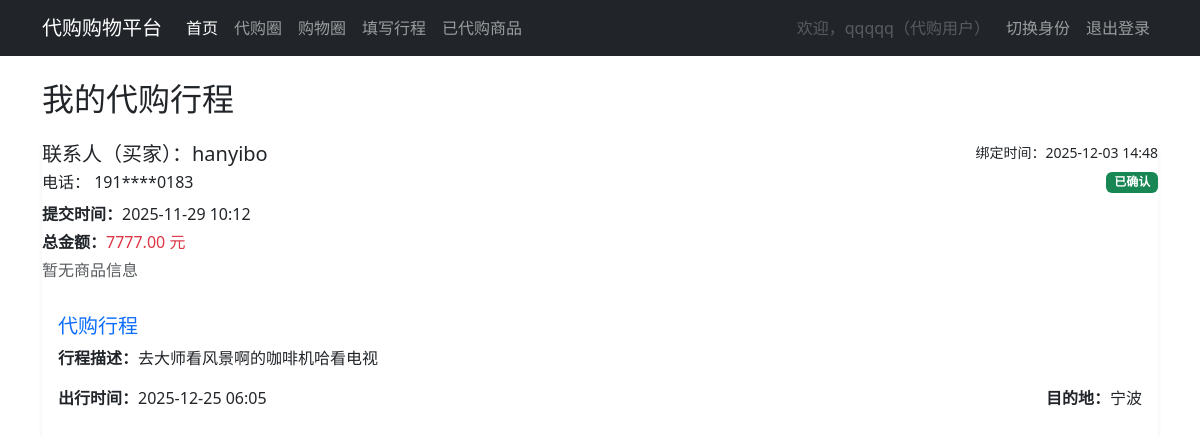
/shopping/purchased_products (signed in), run on the app's committed database.
### app/models/user.py (models this page shows, shortened)
class User(UserMixin, db.Model):
    id = db.Column(db.Integer, primary_key=True)
    username = db.Column(db.String(20), unique=True, nullable=False)
    phone = db.Column(db.String(11), unique=True, nullable=False)
    is_agent = db.Column(db.Boolean, nullable=True)  # True:代购, False:非代购
    created_at = db.Column(db.DateTime, default=datetime.utcnow)
    agent_info = db.relationship('AgentInfo', backref='user', lazy=True, uselist=False)
    shopping_info = db.relationship('ShoppingInfo', backref='user', lazy=True)
    shopping_circle = db.relationship('ShoppingCircle', backref='user', lazy=True, uselist=False)
    buyer_bindings = db.relationship(
        'Binding',
        foreign_keys='Binding.buyer_id',
        backref='buyer_user',
        lazy='dynamic'
    )
    agent_bindings = db.relationship(
        'Binding',
        foreign_keys='Binding.agent_id',
        backref='agent_user',
        lazy='dynamic'
    )

### app/models/binding.py (models this page shows, shortened)
class Binding(db.Model):
    id = db.Column(db.Integer, primary_key=True)
    buyer_id = db.Column(db.Integer, db.ForeignKey('user.id'), nullable=False)
    agent_id = db.Column(db.Integer, db.ForeignKey('user.id'), nullable=False)
    created_at = db.Column(db.DateTime, default=datetime.utcnow)
    status = db.Column(db.String(20), default='pending', nullable=False)  # pending/confirmed/canceled
    buyer = db.relationship('User', foreign_keys=[buyer_id], backref='bindings_as_buyer')
    agent = db.relationship('User', foreign_keys=[agent_id], backref='bindings_as_agent')
    __table_args__ = (db.UniqueConstraint('buyer_id', 'agent_id', name='unique_buyer_agent'),)

### app/models/shopping.py (models this page shows)
class ShoppingCircle(db.Model):
    id = db.Column(db.Integer, primary_key=True)
    user_id = db.Column(db.Integer, db.ForeignKey('user.id'), unique=True, nullable=False)
    total_price = db.Column(db.Float, nullable=False)
    submit_time = db.Column(db.DateTime, default=datetime.utcnow)

### app/models/agent.py (models this page shows)
class AgentInfo(db.Model):
    id = db.Column(db.Integer, primary_key=True)
    time = db.Column(db.DateTime, nullable=False)
    location = db.Column(db.String(100), nullable=False)
    itinerary = db.Column(db.Text, nullable=False)
    is_submitted = db.Column(db.Boolean, default=False)
    user_id = db.Column(db.Integer, db.ForeignKey('user.id'), unique=True, nullable=False)
    created_at = db.Column(db.DateTime, default=datetime.utcnow)
    所属用户 = db.relationship(
        'User',
        backref=db.backref('agent_itinerary', uselist=False, lazy='joined')
    )

### app/routes/shopping.py (the view)
@shopping_bp.route('/purchased_products')
@login_required
def purchased_products():
    from app.models import Binding
    if current_user.is_agent:
        bindings = Binding.query.filter_by(agent_id=current_user.id).all()
    else:
        bindings = Binding.query.filter_by(buyer_id=current_user.id).all()
    enriched_trips = []
    for binding in bindings:
        agent_id = binding.agent_id if not current_user.is_agent else current_user.id
        agent_itinerary = AgentInfo.query.filter_by(user_id=agent_id).first()
        agent_user = User.query.filter_by(id=agent_id).first()
        buyer_id = binding.buyer_id if current_user.is_agent else current_user.id
        buyer = User.query.filter_by(id=buyer_id).first()
        buyer_circle = ShoppingCircle.query.filter_by(user_id=buyer_id).first()
        buyer_products = ShoppingInfo.query.filter_by(user_id=buyer_id).all() if buyer_circle else []
        enriched_trips.append({
            "binding": binding,
            "agent_itinerary": agent_itinerary,
            "agent_user": agent_user,
            "buyer": buyer,
            "buyer_circle": buyer_circle,
            "buyer_products": buyer_products
        })
    return render_template('purchased_products.html', trips=enriched_trips)

### templates/purchased_products.html (shortened to what this page needs)
{% extends "base.html" %}
{% block content %}
<div class="row">
    <div class="col-12">
        <h2 class="mb-4">
            {% if current_user.is_agent %}
                我的代购行程
            {% else %}
                我的代购订单
            {% endif %}
        </h2>
        {% if trips %}
            {% for item in trips %}
                {% set binding = item.binding %}
                {% set agent_itinerary = item.agent_itinerary %}
                {% set agent_user = item.agent_user or {} %}
                {% set buyer = item.buyer or {} %}
                {% set buyer_circle = item.buyer_circle %}
                {% set buyer_products = item.buyer_products or [] %}
                <div class="list-group-item list-group-item-action mb-3 shadow-sm">
                    <div class="d-flex w-100 justify-content-between flex-wrap">
                        <h5 class="mb-1">
                            {% if current_user.is_agent %}
                                联系人（买家）：{{ buyer.username|default('未知用户', true) }}
                            {% else %}
                                代购：{{ agent_user.username|default('未知代购', true) }}
                            {% endif %}
                        </h5>
                        <small>绑定时间：{{ binding.created_at.strftime('%Y-%m-%d %H:%M') if binding and binding.created_at else '未知时间' }}</small>
                    </div>
                    <div class="d-flex justify-content-between align-items-center mb-2">
                        <p class="mb-0">
                            电话：
                            {% if current_user.is_agent and buyer.phone %}
                                {{ buyer.phone[:3] }}****{{ buyer.phone[-4:] }}
                            {% elif not current_user.is_agent and agent_user.phone %}
                                {{ agent_user.phone[:3] }}****{{ agent_user.phone[-4:] }}
                            {% else %}
                                <span class="text-muted">未填写</span>
                            {% endif %}
                        </p>
                        <span class="badge {% if binding.status in ['confirmed', 'binded'] %}bg-success{% elif binding.status == 'pending' %}bg-warning{% else %}bg-secondary{% endif %}">
                            {{ binding.status|default('未知状态')|replace('confirmed', '已确认')|replace('pending', '待确认')|replace('binded', '已绑定') }}
                        </span>
                    </div>
                    {% if buyer_circle %}
                        <div class="mt-2">
                            <p class="mb-1">
                                <strong>提交时间：</strong>{{ buyer_circle.submit_time.strftime('%Y-%m-%d %H:%M') if buyer_circle.submit_time else '未知' }}
                            </p>
                            <p class="mb-1">
                                <strong>总金额：</strong><span class="text-danger">{{ "%.2f"|format(buyer_circle.total_price or 0) }} 元</span>
                            </p>
                        </div>
                    {% else %}
                        <p class="text-muted mb-2">暂无购物信息</p>
                    {% endif %}
                    {% if buyer_products %}
                        <div class="mt-2 bg-light p-3 rounded">
                            <h6>商品清单（{{ buyer_products|length }} 件）：</h6>
                            {% for product in buyer_products %}
                                <div class="d-flex justify-content-between align-items-center py-2 border-bottom">
                                    <div>
                                        <span>{{ loop.index }}. {{ product.product_name|default('未知商品', true) }}</span>
                                        {% if product.description %}
                                            <small class="d-block text-muted">{{ product.description }}</small>
                                        {% endif %}
                                    </div>
                                    <span>{{ product.price|default(0) }} 元</span>
                                </div>
                            {% endfor %}
                        </div>
                    {% elif buyer_circle %}
                        <p class="text-muted">暂无商品信息</p>
                    {% endif %}
                    <div class="bg-primary/10 p-3 rounded mt-3">
                        <h5 class="text-primary">代购行程</h5>
                        {% if agent_itinerary and agent_itinerary.itinerary %}
                            <p><strong>行程描述：</strong>{{ agent_itinerary.itinerary }}</p>
                            <div class="d-flex justify-content-between flex-wrap">
                                <p><strong>出行时间：</strong>{{ agent_itinerary.time.strftime('%Y-%m-%d %H:%M') if agent_itinerary.time else '未设置' }}</p>
                                <p><strong>目的地：</strong>{{ agent_itinerary.location or '未设置' }}</p>
                            </div>
                        {% else %}
                            <p class="text-warning">代购尚未完善行程信息</p>
                        {% endif %}
                    </div>
                </div>
            {% endfor %}
        {% endif %}
    </div>
</div>
{% endblock %}

### templates/base.html (shortened to what this page needs)
<!DOCTYPE html>
<html lang="zh-CN">
<head>
    <link href="https://cdn.jsdelivr.net/npm/bootstrap@5.3.0/dist/css/bootstrap.min.css" rel="stylesheet">
    <link rel="stylesheet" href="https://cdn.jsdelivr.net/npm/bootstrap-icons@1.10.5/font/bootstrap-icons.css">
</head>
<body>
    <nav class="navbar navbar-expand-lg navbar-dark bg-dark">
        <div class="container">
            <a class="navbar-brand" href="{{ url_for('home') }}">代购购物平台</a>
            <div class="collapse navbar-collapse" id="navbarNav">
                <ul class="navbar-nav me-auto">
                    <li class="nav-item">
                        <a class="nav-link active" aria-current="page" href="{{ url_for('home') }}">首页</a>
                    </li>
                    {% if current_user.is_authenticated %}
                        <li class="nav-item">
                            <a class="nav-link" href="{{ url_for('agent.agent_circle') }}">代购圈</a>
                        </li>
                        {% if current_user.is_agent %}
                            <li class="nav-item">
                                <a class="nav-link" href="{{ url_for('shopping.shopping_circle') }}">购物圈</a>
                            </li>
                        {% endif %}
                        {% if current_user.is_agent %}
                            <li class="nav-item">
                                <a class="nav-link" href="{{ url_for('agent.agent_info') }}">填写行程</a>
                            </li>
                            <li class="nav-item">
                                <a class="nav-link" href="{{ url_for('agent.contacted_trips') }}">已代购商品</a>
                            </li>
                        {% endif %}
                    {% endif %}
                </ul>
                <ul class="navbar-nav">
                    {% if current_user.is_authenticated %}
                        <li class="nav-item">
                            <span class="nav-link disabled">
                                欢迎，{{ current_user.username }}（{{ '代购用户' if current_user.is_agent else '普通用户' }}）
                            </span>
                        </li>
                        <li class="nav-item">
                            <a class="nav-link" href="{{ url_for('auth.choose_identity') }}">切换身份</a>
                        </li>
                        <li class="nav-item">
                            <a class="nav-link" href="{{ url_for('auth.logout') }}">退出登录</a>
                        </li>
                    {% endif %}
                </ul>
            </div>
        </div>
    </nav>
    <div class="container mt-4">
        {% block content %}{% endblock %}
    </div>
</body>
</html>

### data on the page
User: username "qqqqq", is_agent "代购用户"
User: username "hanyibo", phone "191", phone "0183"
Binding: created_at "2025-12-03 14:48", status "已确认"
ShoppingCircle: submit_time "2025-11-29 10:12", total_price "7777.00"
AgentInfo: itinerary "去大师看风景啊的咖啡机哈看电视", time "2025-12-25 06:05", location "宁波"
